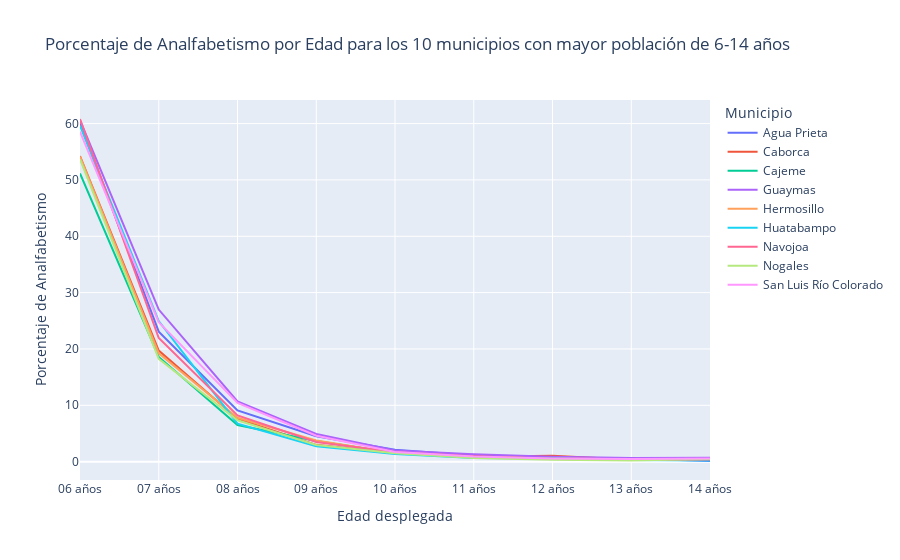

This figure's notebook cell:
### Markdown cell above
Si quisieramos ver como está el comportamiento de el Porcentaje de analfabetismo para los 10 municipios con más habitantes de entre 6 y 14 años, podemos hacer lo siguiente:

### Code cell
top_10_habitantes = list(censo_educacion.groupby('Municipio')['Población de 6 a 14 años'].sum().sort_values(ascending=False)[:9].index)
dff = censo_educacion[censo_educacion.Municipio.isin(top_10_habitantes)]
dff = dff.groupby(['Municipio','Edad desplegada']).sum()[['Sabe leer y escribir', 'No sabe leer y escribir', 'No especificado']].copy()
dff['total'] = dff.sum(axis=1)
dff['porcentaje_analfabetismo'] = (dff['No sabe leer y escribir'] / dff['total'] ) * 100
dff['porcentaje_lectura'] = (dff['Sabe leer y escribir'] / dff['total'] ) * 100
dff['porcentaje_no_especificado'] = (dff['No especificado'] / dff['total'] ) * 100
dff.reset_index(inplace=True)
dff = pd.melt(dff, id_vars=['Municipio','Edad desplegada'], value_vars=['porcentaje_analfabetismo'])

fig = px.line(dff, x="Edad desplegada", y="value", color='Municipio',
                 title="Porcentaje de Analfabetismo por Edad para los 10 municipios con mayor población de 6-14 años",
                 labels={'value':"Porcentaje de Analfabetismo"})
fig.show()

### Figure 1 — Plotly figure (JSON) as saved in the notebook; plotly's stock layout.template omitted (floating-point values rounded to 4 significant figures)
{"data": [{"hovertemplate": "Municipio=Agua Prieta<br>Edad desplegada=%{x}<br>Porcentaje de Analfabetismo=%{y}<extra></extra>", "legendgroup": "Agua Prieta", "line": {"color": "#636efa", "dash": "solid"}, "marker": {"symbol": "circle"}, "mode": "lines", "name": "Agua Prieta", "orientation": "v", "showlegend": true, "type": "scatter", "x": ["06 años", "07 años", "08 años", "09 años", "10 años", "11 años", "12 años", "13 años", "14 años"], "xaxis": "x", "y": [59.99, 23.08, 9.08, 4.509, 2.095, 1.068, 0.5892, 0.5482, 0.1124], "yaxis": "y"}, {"hovertemplate": "Municipio=Caborca<br>Edad desplegada=%{x}<br>Porcentaje de Analfabetismo=%{y}<extra></extra>", "legendgroup": "Caborca", "line": {"color": "#EF553B", "dash": "solid"}, "marker": {"symbol": "circle"}, "mode": "lines", "name": "Caborca", "orientation": "v", "showlegend": true, "type": "scatter", "x": ["06 años", "07 años", "08 años", "09 años", "10 años", "11 años", "12 años", "13 años", "14 años"], "xaxis": "x", "y": [54.24, 19.7, 7.62, 2.978, 1.493, 0.8578, 1.024, 0.3448, 0.3183], "yaxis": "y"}, {"hovertemplate": "Municipio=Cajeme<br>Edad desplegada=%{x}<br>Porcentaje de Analfabetismo=%{y}<extra></extra>", "legendgroup": "Cajeme", "line": {"color": "#00cc96", "dash": "solid"}, "marker": {"symbol": "circle"}, "mode": "lines", "name": "Cajeme", "orientation": "v", "showlegend": true, "type": "scatter", "x": ["06 años", "07 años", "08 años", "09 años", "10 años", "11 años", "12 años", "13 años", "14 años"], "xaxis": "x", "y": [51.14, 18.57, 6.497, 3.671, 1.529, 0.8054, 0.5863, 0.5371, 0.3688], "yaxis": "y"}, {"hovertemplate": "Municipio=Guaymas<br>Edad desplegada=%{x}<br>Porcentaje de Analfabetismo=%{y}<extra></extra>", "legendgroup": "Guaymas", "line": {"color": "#ab63fa", "dash": "solid"}, "marker": {"symbol": "circle"}, "mode": "lines", "name": "Guaymas", "orientation": "v", "showlegend": true, "type": "scatter", "x": ["06 años", "07 años", "08 años", "09 años", "10 años", "11 años", "12 años", "13 años", "14 años"], "xaxis": "x", "y": [60.63, 26.99, 10.69, 4.919, 1.961, 1.303, 0.8696, 0.6415, 0.6889], "yaxis": "y"}, {"hovertemplate": "Municipio=Hermosillo<br>Edad desplegada=%{x}<br>Porcentaje de Analfabetismo=%{y}<extra></extra>", "legendgroup": "Hermosillo", "line": {"color": "#FFA15A", "dash": "solid"}, "marker": {"symbol": "circle"}, "mode": "lines", "name": "Hermosillo", "orientation": "v", "showlegend": true, "type": "scatter", "x": ["06 años", "07 años", "08 años", "09 años", "10 años", "11 años", "12 años", "13 años", "14 años"], "xaxis": "x", "y": [54.15, 19.23, 7.778, 3.754, 1.548, 0.8271, 0.5646, 0.4328, 0.4536], "yaxis": "y"}, {"hovertemplate": "Municipio=Huatabampo<br>Edad desplegada=%{x}<br>Porcentaje de Analfabetismo=%{y}<extra></extra>", "legendgroup": "Huatabampo", "line": {"color": "#19d3f3", "dash": "solid"}, "marker": {"symbol": "circle"}, "mode": "lines", "name": "Huatabampo", "orientation": "v", "showlegend": true, "type": "scatter", "x": ["06 años", "07 años", "08 años", "09 años", "10 años", "11 años", "12 años", "13 años", "14 años"], "xaxis": "x", "y": [59.65, 24.96, 6.742, 2.721, 1.354, 0.6557, 0.536, 0.2978, 0.2214], "yaxis": "y"}, {"hovertemplate": "Municipio=Navojoa<br>Edad desplegada=%{x}<br>Porcentaje de Analfabetismo=%{y}<extra></extra>", "legendgroup": "Navojoa", "line": {"color": "#FF6692", "dash": "solid"}, "marker": {"symbol": "circle"}, "mode": "lines", "name": "Navojoa", "orientation": "v", "showlegend": true, "type": "scatter", "x": ["06 años", "07 años", "08 años", "09 años", "10 años", "11 años", "12 años", "13 años", "14 años"], "xaxis": "x", "y": [60.81, 21.94, 8.192, 3.499, 1.666, 0.9608, 0.4747, 0.2786, 0.3794], "yaxis": "y"}, {"hovertemplate": "Municipio=Nogales<br>Edad desplegada=%{x}<br>Porcentaje de Analfabetismo=%{y}<extra></extra>", "legendgroup": "Nogales", "line": {"color": "#B6E880", "dash": "solid"}, "marker": {"symbol": "circle"}, "mode": "lines", "name": "Nogales", "orientation": "v", "showlegend": true, "type": "scatter", "x": ["06 años", "07 años", "08 años", "09 años", "10 años", "11 años", "12 años", "13 años", "14 años"], "xaxis": "x", "y": [53.65, 18.24, 7.333, 2.947, 1.486, 0.652, 0.3394, 0.2158, 0.4543], "yaxis": "y"}, {"hovertemplate": "Municipio=San Luis Río Colorado<br>Edad desplegada=%{x}<br>Porcentaje de Analfabetismo=%{y}<extra></extra>", "legendgroup": "San Luis Río Colorado", "line": {"color": "#FF97FF", "dash": "solid"}, "marker": {"symbol": "circle"}, "mode": "lines", "name": "San Luis Río Colorado", "orientation": "v", "showlegend": true, "type": "scatter", "x": ["06 años", "07 años", "08 años", "09 años", "10 años", "11 años", "12 años", "13 años", "14 años"], "xaxis": "x", "y": [58.59, 24.76, 10.43, 4.589, 1.726, 0.9164, 0.5719, 0.4679, 0.5587], "yaxis": "y"}], "layout": {"legend": {"title": {"text": "Municipio"}, "tracegroupgap": 0}, "title": {"text": "Porcentaje de Analfabetismo por Edad para los 10 municipios con mayor población de 6-14 años"}, "xaxis": {"anchor": "y", "domain": [0, 1], "title": {"text": "Edad desplegada"}}, "yaxis": {"anchor": "x", "domain": [0, 1], "title": {"text": "Porcentaje de Analfabetismo"}}}}
